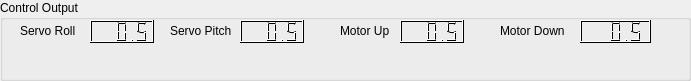
   <widget class="QGroupBox" name="groupBox_6">
    <property name="geometry">
     <rect>
      <x>10</x>
      <y>570</y>
      <width>691</width>
      <height>81</height>
     </rect>
    </property>
    <property name="title">
     <string>Control Output</string>
    </property>
    <widget class="QLCDNumber" name="servoPitchLCD">
     <property name="geometry">
      <rect>
       <x>240</x>
       <y>20</y>
       <width>64</width>
       <height>23</height>
      </rect>
     </property>
     <property name="palette">
      <palette>
       <active>
        <colorrole role="WindowText">
         <brush brushstyle="SolidPattern">
          <color alpha="255">
           <red>0</red>
           <green>0</green>
           <blue>0</blue>
          </color>
         </brush>
        </colorrole>
        <colorrole role="Light">
         <brush brushstyle="SolidPattern">
          <color alpha="255">
           <red>255</red>
           <green>255</green>
           <blue>255</blue>
          </color>
         </brush>
        </colorrole>
        <colorrole role="Midlight">
         <brush brushstyle="SolidPattern">
          <color alpha="255">
           <red>0</red>
           <green>0</green>
           <blue>127</blue>
          </color>
         </brush>
        </colorrole>
        <colorrole role="Dark">
         <brush brushstyle="SolidPattern">
          <color alpha="255">
           <red>0</red>
           <green>0</green>
           <blue>0</blue>
          </color>
         </brush>
        </colorrole>
        <colorrole role="Text">
         <brush brushstyle="SolidPattern">
          <color alpha="255">
           <red>0</red>
           <green>0</green>
           <blue>0</blue>
          </color>
         </brush>
        </colorrole>
        <colorrole role="ButtonText">
         <brush brushstyle="SolidPattern">
          <color alpha="255">
           <red>0</red>
           <green>0</green>
           <blue>0</blue>
          </color>
         </brush>
        </colorrole>
       </active>
       <inactive>
        <colorrole role="WindowText">
         <brush brushstyle="SolidPattern">
          <color alpha="255">
           <red>0</red>
           <green>0</green>
           <blue>0</blue>
          </color>
         </brush>
        </colorrole>
        <colorrole role="Light">
         <brush brushstyle="SolidPattern">
          <color alpha="255">
           <red>255</red>
           <green>255</green>
           <blue>255</blue>
          </color>
         </brush>
        </colorrole>
        <colorrole role="Midlight">
         <brush brushstyle="SolidPattern">
          <color alpha="255">
           <red>0</red>
           <green>0</green>
           <blue>127</blue>
          </color>
         </brush>
        </colorrole>
        <colorrole role="Dark">
         <brush brushstyle="SolidPattern">
          <color alpha="255">
           <red>0</red>
           <green>0</green>
           <blue>0</blue>
          </color>
         </brush>
        </colorrole>
        <colorrole role="Text">
         <brush brushstyle="SolidPattern">
          <color alpha="255">
           <red>0</red>
           <green>0</green>
           <blue>0</blue>
          </color>
         </brush>
        </colorrole>
        <colorrole role="ButtonText">
         <brush brushstyle="SolidPattern">
          <color alpha="255">
           <red>0</red>
           <green>0</green>
           <blue>0</blue>
          </color>
         </brush>
        </colorrole>
       </inactive>
       <disabled>
        <colorrole role="WindowText">
         <brush brushstyle="SolidPattern">
          <color alpha="255">
           <red>0</red>
           <green>0</green>
           <blue>0</blue>
          </color>
         </brush>
        </colorrole>
        <colorrole role="Light">
         <brush brushstyle="SolidPattern">
          <color alpha="255">
           <red>255</red>
           <green>255</green>
           <blue>255</blue>
          </color>
         </brush>
        </colorrole>
        <colorrole role="Midlight">
         <brush brushstyle="SolidPattern">
          <color alpha="255">
           <red>0</red>
           <green>0</green>
           <blue>127</blue>
          </color>
         </brush>
        </colorrole>
        <colorrole role="Dark">
         <brush brushstyle="SolidPattern">
          <color alpha="255">
           <red>0</red>
           <green>0</green>
           <blue>0</blue>
          </color>
         </brush>
        </colorrole>
        <colorrole role="Text">
         <brush brushstyle="SolidPattern">
          <color alpha="255">
           <red>0</red>
           <green>0</green>
           <blue>0</blue>
          </color>
         </brush>
        </colorrole>
        <colorrole role="ButtonText">
         <brush brushstyle="SolidPattern">
          <color alpha="255">
           <red>0</red>
           <green>0</green>
           <blue>0</blue>
          </color>
         </brush>
        </colorrole>
       </disabled>
      </palette>
     </property>
     <property name="font">
      <font>
       <family>Arial Black</family>
      </font>
     </property>
     <property name="toolTip">
      <string extracomment="roll"/>
     </property>
     <property name="smallDecimalPoint">
      <bool>false</bool>
     </property>
     <property name="segmentStyle">
      <enum>QLCDNumber::Filled</enum>
     </property>
     <property name="value" stdset="0">
      <double>0.500000000000000</double>
     </property>
    </widget>
    <widget class="QLCDNumber" name="motorDownLCD">
     <property name="geometry">
      <rect>
       <x>580</x>
       <y>20</y>
       <width>71</width>
       <height>23</height>
      </rect>
     </property>
     <property name="palette">
      <palette>
       <active>
        <colorrole role="WindowText">
         <brush brushstyle="SolidPattern">
          <color alpha="255">
           <red>0</red>
           <green>0</green>
           <blue>0</blue>
          </color>
         </brush>
        </colorrole>
        <colorrole role="Light">
         <brush brushstyle="SolidPattern">
          <color alpha="255">
           <red>255</red>
           <green>255</green>
           <blue>255</blue>
          </color>
         </brush>
        </colorrole>
        <colorrole role="Midlight">
         <brush brushstyle="SolidPattern">
          <color alpha="255">
           <red>0</red>
           <green>0</green>
           <blue>127</blue>
          </color>
         </brush>
        </colorrole>
        <colorrole role="Dark">
         <brush brushstyle="SolidPattern">
          <color alpha="255">
           <red>0</red>
           <green>0</green>
           <blue>0</blue>
          </color>
         </brush>
        </colorrole>
        <colorrole role="Text">
         <brush brushstyle="SolidPattern">
          <color alpha="255">
           <red>0</red>
           <green>0</green>
           <blue>0</blue>
          </color>
         </brush>
        </colorrole>
        <colorrole role="ButtonText">
         <brush brushstyle="SolidPattern">
          <color alpha="255">
           <red>0</red>
           <green>0</green>
           <blue>0</blue>
          </color>
         </brush>
        </colorrole>
       </active>
       <inactive>
        <colorrole role="WindowText">
         <brush brushstyle="SolidPattern">
          <color alpha="255">
           <red>0</red>
           <green>0</green>
           <blue>0</blue>
          </color>
         </brush>
        </colorrole>
        <colorrole role="Light">
         <brush brushstyle="SolidPattern">
          <color alpha="255">
           <red>255</red>
           <green>255</green>
           <blue>255</blue>
          </color>
         </brush>
        </colorrole>
        <colorrole role="Midlight">
         <brush brushstyle="SolidPattern">
          <color alpha="255">
           <red>0</red>
           <green>0</green>
           <blue>127</blue>
          </color>
         </brush>
        </colorrole>
        <colorrole role="Dark">
         <brush brushstyle="SolidPattern">
          <color alpha="255">
           <red>0</red>
           <green>0</green>
           <blue>0</blue>
          </color>
         </brush>
        </colorrole>
        <colorrole role="Text">
         <brush brushstyle="SolidPattern">
          <color alpha="255">
           <red>0</red>
           <green>0</green>
           <blue>0</blue>
          </color>
         </brush>
        </colorrole>
        <colorrole role="ButtonText">
         <brush brushstyle="SolidPattern">
          <color alpha="255">
           <red>0</red>
           <green>0</green>
           <blue>0</blue>
          </color>
         </brush>
        </colorrole>
       </inactive>
       <disabled>
        <colorrole role="WindowText">
         <brush brushstyle="SolidPattern">
          <color alpha="255">
           <red>0</red>
           <green>0</green>
           <blue>0</blue>
          </color>
         </brush>
        </colorrole>
        <colorrole role="Light">
         <brush brushstyle="SolidPattern">
          <color alpha="255">
           <red>255</red>
           <green>255</green>
           <blue>255</blue>
          </color>
         </brush>
        </colorrole>
        <colorrole role="Midlight">
         <brush brushstyle="SolidPattern">
          <color alpha="255">
           <red>0</red>
           <green>0</green>
           <blue>127</blue>
          </color>
         </brush>
        </colorrole>
        <colorrole role="Dark">
         <brush brushstyle="SolidPattern">
          <color alpha="255">
           <red>0</red>
           <green>0</green>
           <blue>0</blue>
          </color>
         </brush>
        </colorrole>
        <colorrole role="Text">
         <brush brushstyle="SolidPattern">
          <color alpha="255">
           <red>0</red>
           <green>0</green>
           <blue>0</blue>
          </color>
         </brush>
        </colorrole>
        <colorrole role="ButtonText">
         <brush brushstyle="SolidPattern">
          <color alpha="255">
           <red>0</red>
           <green>0</green>
           <blue>0</blue>
          </color>
         </brush>
        </colorrole>
       </disabled>
      </palette>
     </property>
     <property name="font">
      <font>
       <family>Arial Black</family>
      </font>
     </property>
     <property name="toolTip">
      <string extracomment="roll"/>
     </property>
     <property name="smallDecimalPoint">
      <bool>false</bool>
     </property>
     <property name="segmentStyle">
      <enum>QLCDNumber::Filled</enum>
     </property>
     <property name="value" stdset="0">
      <double>0.500000000000000</double>
     </property>
    </widget>
    <widget class="QLCDNumber" name="servoRollLCD">
     <property name="geometry">
      <rect>
       <x>90</x>
       <y>20</y>
       <width>64</width>
       <height>23</height>
      </rect>
     </property>
     <property name="palette">
      <palette>
       <active>
        <colorrole role="WindowText">
         <brush brushstyle="SolidPattern">
          <color alpha="255">
           <red>0</red>
           <green>0</green>
           <blue>0</blue>
          </color>
         </brush>
        </colorrole>
        <colorrole role="Light">
         <brush brushstyle="SolidPattern">
          <color alpha="255">
           <red>255</red>
           <green>255</green>
           <blue>255</blue>
          </color>
         </brush>
        </colorrole>
        <colorrole role="Midlight">
         <brush brushstyle="SolidPattern">
          <color alpha="255">
           <red>0</red>
           <green>0</green>
           <blue>127</blue>
          </color>
         </brush>
        </colorrole>
        <colorrole role="Dark">
         <brush brushstyle="SolidPattern">
          <color alpha="255">
           <red>0</red>
           <green>0</green>
           <blue>0</blue>
          </color>
         </brush>
        </colorrole>
        <colorrole role="Text">
         <brush brushstyle="SolidPattern">
          <color alpha="255">
           <red>0</red>
           <green>0</green>
           <blue>0</blue>
          </color>
         </brush>
        </colorrole>
        <colorrole role="ButtonText">
         <brush brushstyle="SolidPattern">
          <color alpha="255">
           <red>0</red>
           <green>0</green>
           <blue>0</blue>
          </color>
         </brush>
        </colorrole>
       </active>
       <inactive>
        <colorrole role="WindowText">
         <brush brushstyle="SolidPattern">
          <color alpha="255">
           <red>0</red>
           <green>0</green>
           <blue>0</blue>
          </color>
         </brush>
        </colorrole>
        <colorrole role="Light">
         <brush brushstyle="SolidPattern">
          <color alpha="255">
           <red>255</red>
           <green>255</green>
           <blue>255</blue>
          </color>
         </brush>
        </colorrole>
        <colorrole role="Midlight">
         <brush brushstyle="SolidPattern">
          <color alpha="255">
           <red>0</red>
           <green>0</green>
           <blue>127</blue>
          </color>
         </brush>
        </colorrole>
        <colorrole role="Dark">
         <brush brushstyle="SolidPattern">
          <color alpha="255">
           <red>0</red>
           <green>0</green>
           <blue>0</blue>
          </color>
         </brush>
        </colorrole>
        <colorrole role="Text">
         <brush brushstyle="SolidPattern">
          <color alpha="255">
           <red>0</red>
           <green>0</green>
           <blue>0</blue>
          </color>
         </brush>
        </colorrole>
        <colorrole role="ButtonText">
         <brush brushstyle="SolidPattern">
          <color alpha="255">
           <red>0</red>
           <green>0</green>
           <blue>0</blue>
          </color>
         </brush>
        </colorrole>
       </inactive>
       <disabled>
        <colorrole role="WindowText">
         <brush brushstyle="SolidPattern">
          <color alpha="255">
           <red>0</red>
           <green>0</green>
           <blue>0</blue>
          </color>
         </brush>
        </colorrole>
        <colorrole role="Light">
         <brush brushstyle="SolidPattern">
          <color alpha="255">
           <red>255</red>
           <green>255</green>
           <blue>255</blue>
          </color>
         </brush>
        </colorrole>
        <colorrole role="Midlight">
         <brush brushstyle="SolidPattern">
          <color alpha="255">
           <red>0</red>
           <green>0</green>
           <blue>127</blue>
          </color>
         </brush>
        </colorrole>
        <colorrole role="Dark">
         <brush brushstyle="SolidPattern">
          <color alpha="255">
           <red>0</red>
           <green>0</green>
           <blue>0</blue>
          </color>
         </brush>
        </colorrole>
        <colorrole role="Text">
         <brush brushstyle="SolidPattern">
          <color alpha="255">
           <red>0</red>
           <green>0</green>
           <blue>0</blue>
          </color>
         </brush>
        </colorrole>
        <colorrole role="ButtonText">
         <brush brushstyle="SolidPattern">
          <color alpha="255">
           <red>0</red>
           <green>0</green>
           <blue>0</blue>
          </color>
         </brush>
        </colorrole>
       </disabled>
      </palette>
     </property>
     <property name="font">
      <font>
       <family>Arial Black</family>
      </font>
     </property>
     <property name="toolTip">
      <string extracomment="roll"/>
     </property>
     <property name="smallDecimalPoint">
      <bool>false</bool>
     </property>
     <property name="segmentStyle">
      <enum>QLCDNumber::Filled</enum>
     </property>
     <property name="value" stdset="0">
      <double>0.500000000000000</double>
     </property>
    </widget>
    <widget class="QLCDNumber" name="motorUpLCD">
     <property name="geometry">
      <rect>
       <x>400</x>
       <y>20</y>
       <width>64</width>
       <height>23</height>
      </rect>
     </property>
     <property name="palette">
      <palette>
       <active>
        <colorrole role="WindowText">
         <brush brushstyle="SolidPattern">
          <color alpha="255">
           <red>0</red>
           <green>0</green>
           <blue>0</blue>
          </color>
         </brush>
        </colorrole>
        <colorrole role="Light">
         <brush brushstyle="SolidPattern">
          <color alpha="255">
           <red>255</red>
           <green>255</green>
           <blue>255</blue>
          </color>
         </brush>
        </colorrole>
        <colorrole role="Midlight">
         <brush brushstyle="SolidPattern">
          <color alpha="255">
           <red>0</red>
           <green>0</green>
           <blue>127</blue>
          </color>
         </brush>
        </colorrole>
        <colorrole role="Dark">
         <brush brushstyle="SolidPattern">
          <color alpha="255">
           <red>0</red>
           <green>0</green>
           <blue>0</blue>
          </color>
         </brush>
        </colorrole>
        <colorrole role="Text">
         <brush brushstyle="SolidPattern">
          <color alpha="255">
           <red>0</red>
           <green>0</green>
           <blue>0</blue>
          </color>
         </brush>
        </colorrole>
        <colorrole role="ButtonText">
         <brush brushstyle="SolidPattern">
          <color alpha="255">
           <red>0</red>
           <green>0</green>
           <blue>0</blue>
          </color>
         </brush>
        </colorrole>
       </active>
       <inactive>
        <colorrole role="WindowText">
         <brush brushstyle="SolidPattern">
          <color alpha="255">
           <red>0</red>
           <green>0</green>
           <blue>0</blue>
          </color>
         </brush>
        </colorrole>
        <colorrole role="Light">
         <brush brushstyle="SolidPattern">
          <color alpha="255">
           <red>255</red>
           <green>255</green>
           <blue>255</blue>
          </color>
         </brush>
        </colorrole>
        <colorrole role="Midlight">
         <brush brushstyle="SolidPattern">
          <color alpha="255">
           <red>0</red>
           <green>0</green>
           <blue>127</blue>
          </color>
         </brush>
        </colorrole>
        <colorrole role="Dark">
         <brush brushstyle="SolidPattern">
          <color alpha="255">
           <red>0</red>
           <green>0</green>
           <blue>0</blue>
          </color>
         </brush>
        </colorrole>
        <colorrole role="Text">
         <brush brushstyle="SolidPattern">
          <color alpha="255">
           <red>0</red>
           <green>0</green>
           <blue>0</blue>
          </color>
         </brush>
        </colorrole>
        <colorrole role="ButtonText">
         <brush brushstyle="SolidPattern">
          <color alpha="255">
           <red>0</red>
           <green>0</green>
           <blue>0</blue>
          </color>
         </brush>
        </colorrole>
       </inactive>
       <disabled>
        <colorrole role="WindowText">
         <brush brushstyle="SolidPattern">
          <color alpha="255">
           <red>0</red>
           <green>0</green>
           <blue>0</blue>
          </color>
         </brush>
        </colorrole>
        <colorrole role="Light">
         <brush brushstyle="SolidPattern">
          <color alpha="255">
           <red>255</red>
           <green>255</green>
           <blue>255</blue>
          </color>
         </brush>
        </colorrole>
        <colorrole role="Midlight">
         <brush brushstyle="SolidPattern">
          <color alpha="255">
           <red>0</red>
           <green>0</green>
           <blue>127</blue>
          </color>
         </brush>
        </colorrole>
        <colorrole role="Dark">
         <brush brushstyle="SolidPattern">
          <color alpha="255">
           <red>0</red>
           <green>0</green>
           <blue>0</blue>
          </color>
         </brush>
        </colorrole>
        <colorrole role="Text">
         <brush brushstyle="SolidPattern">
          <color alpha="255">
           <red>0</red>
           <green>0</green>
           <blue>0</blue>
          </color>
         </brush>
        </colorrole>
        <colorrole role="ButtonText">
         <brush brushstyle="SolidPattern">
          <color alpha="255">
           <red>0</red>
           <green>0</green>
           <blue>0</blue>
          </color>
         </brush>
        </colorrole>
       </disabled>
      </palette>
     </property>
     <property name="font">
      <font>
       <family>Arial Black</family>
      </font>
     </property>
     <property name="toolTip">
      <string extracomment="roll"/>
     </property>
     <property name="smallDecimalPoint">
      <bool>false</bool>
     </property>
     <property name="segmentStyle">
      <enum>QLCDNumber::Filled</enum>
     </property>
     <property name="value" stdset="0">
      <double>0.500000000000000</double>
     </property>
    </widget>
    <widget class="QLabel" name="label_25">
     <property name="geometry">
      <rect>
       <x>20</x>
       <y>20</y>
       <width>71</width>
       <height>21</height>
      </rect>
     </property>
     <property name="text">
      <string>Servo Roll</string>
     </property>
    </widget>
    <widget class="QLabel" name="label_30">
     <property name="geometry">
      <rect>
       <x>170</x>
       <y>20</y>
       <width>71</width>
       <height>21</height>
      </rect>
     </property>
     <property name="text">
      <string>Servo Pitch</string>
     </property>
    </widget>
    <widget class="QLabel" name="label_31">
     <property name="geometry">
      <rect>
       <x>340</x>
       <y>20</y>
       <width>71</width>
       <height>21</height>
      </rect>
     </property>
     <property name="text">
      <string>Motor Up</string>
     </property>
    </widget>
    <widget class="QLabel" name="label_32">
     <property name="geometry">
      <rect>
       <x>500</x>
       <y>20</y>
       <width>71</width>
       <height>21</height>
      </rect>
     </property>
     <property name="text">
      <string>Motor Down</string>
     </property>
    </widget>
   </widget>
